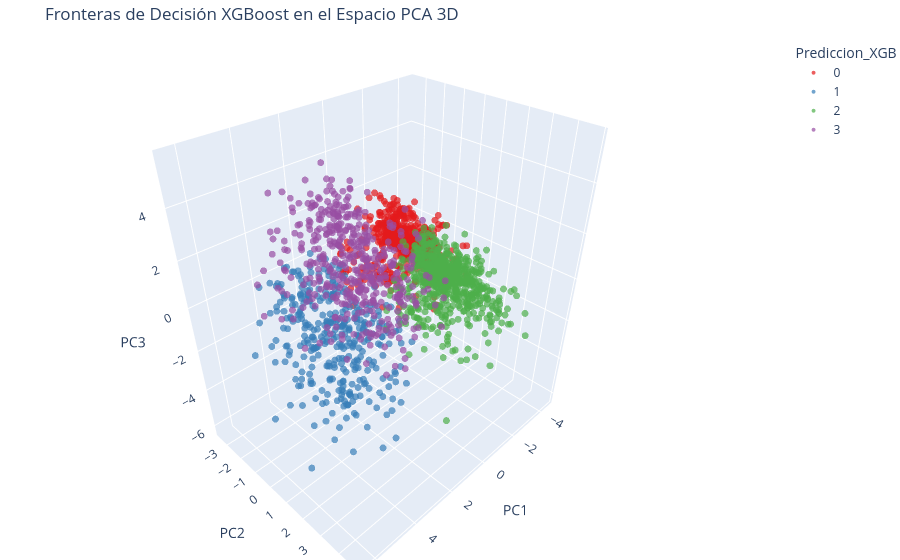

Notebook code for this chart:
### Code cell
# 5. Entrenar Clasificador XGBoost Alternativo
import xgboost as xgb
import joblib
from sklearn.metrics import classification_report, accuracy_score
# XGBoost requiere que las etiquetas comiencen en 0 y sean enteras.
# Nuestras etiquetas de K-Means ya son 0, 1, 2, 3.
xgb_model = xgb.XGBClassifier(use_label_encoder=False, eval_metric='mlogloss', random_state=42)
xgb_model.fit(X_train, y_train)
# Evaluar XGBoost
y_pred_xgb = xgb_model.predict(X_test)
print("=== REPORTE DE CLASIFICACIÓN XGBOOST ===")
print(f"Accuracy en Datos de Prueba: {accuracy_score(y_test, y_pred_xgb):.2%}\n")
print(classification_report(y_test, y_pred_xgb, target_names=[
    "C0: Primigestas Sanas",
    "C1: Riesgo Hipertensivo",
    "C2: Multiparas Sanas",
    "C3: Riesgo Metabólico"
]))
# Guardar el modelo alternativo
import os
# Determinar ruta dinámica por culpa del kernel de Jupyter
if os.path.exists('../models/20k/20k'):
    model_dir = '../models/20k/20k'
elif os.path.exists('clustering/models'):
    model_dir = 'clustering/models'
else:
    model_dir = 'models'
os.makedirs(model_dir, exist_ok=True)
model_path = os.path.join(model_dir, 'xgboost_model.pkl')
joblib.dump(xgb_model, model_path)
print(f"Modelo XGBoost guardado en '{model_path}'")
# 4. Visualización 3D Interactiva con Plotly para XGBoost
import plotly.express as px
df_plot_xgb = df_perfilado.copy()
df_plot_xgb['Prediccion_XGB'] = xgb_model.predict(df_cluster.drop(columns=['Cluster'])).astype(str)
df_plot_xgb['PC1'] = df_cluster['PC1']
df_plot_xgb['PC2'] = df_cluster['PC2']
df_plot_xgb['PC3'] = df_cluster['PC3']
fig_xgb = px.scatter_3d(
    df_plot_xgb,
    x='PC1',
    y='PC2',
    z='PC3',
    color='Prediccion_XGB',
    hover_data=['age_years', 'bmi_initial', 'mean_arterial_pressure', 'previous_pregnancies'],
    title="Fronteras de Decisión XGBoost en el Espacio PCA 3D",
    color_discrete_sequence=px.colors.qualitative.Set1,
    opacity=0.7
)
fig_xgb.update_traces(marker=dict(size=4))
fig_xgb.update_layout(margin=dict(l=0, r=0, b=0, t=40))
fig_xgb.show()

### Figure 1 — Plotly figure (JSON) as saved in the notebook; plotly's stock layout.template omitted (floating-point values rounded to 4 significant figures; data arrays with more than 128 entries replaced by an {"elided": "..."} marker saying what was removed)
{"data": [{"customdata": {"elided": "556x4 float values"}, "hovertemplate": "Prediccion_XGB=0<br>PC1=%{x}<br>PC2=%{y}<br>PC3=%{z}<br>age_years=%{customdata[0]}<br>bmi_initial=%{customdata[1]}<br>mean_arterial_pressure=%{customdata[2]}<br>previous_pregnancies=%{customdata[3]}<extra></extra>", "legendgroup": "0", "marker": {"color": "rgb(228,26,28)", "opacity": 0.7, "symbol": "circle", "size": 4}, "mode": "markers", "name": "0", "scene": "scene", "showlegend": true, "x": {"elided": "556 float values"}, "y": {"elided": "556 float values"}, "z": {"elided": "556 float values"}, "type": "scatter3d"}, {"customdata": {"elided": "353x4 float values"}, "hovertemplate": "Prediccion_XGB=1<br>PC1=%{x}<br>PC2=%{y}<br>PC3=%{z}<br>age_years=%{customdata[0]}<br>bmi_initial=%{customdata[1]}<br>mean_arterial_pressure=%{customdata[2]}<br>previous_pregnancies=%{customdata[3]}<extra></extra>", "legendgroup": "1", "marker": {"color": "rgb(55,126,184)", "opacity": 0.7, "symbol": "circle", "size": 4}, "mode": "markers", "name": "1", "scene": "scene", "showlegend": true, "x": {"elided": "353 float values"}, "y": {"elided": "353 float values"}, "z": {"elided": "353 float values"}, "type": "scatter3d"}, {"customdata": {"elided": "646x4 float values"}, "hovertemplate": "Prediccion_XGB=2<br>PC1=%{x}<br>PC2=%{y}<br>PC3=%{z}<br>age_years=%{customdata[0]}<br>bmi_initial=%{customdata[1]}<br>mean_arterial_pressure=%{customdata[2]}<br>previous_pregnancies=%{customdata[3]}<extra></extra>", "legendgroup": "2", "marker": {"color": "rgb(77,175,74)", "opacity": 0.7, "symbol": "circle", "size": 4}, "mode": "markers", "name": "2", "scene": "scene", "showlegend": true, "x": {"elided": "646 float values"}, "y": {"elided": "646 float values"}, "z": {"elided": "646 float values"}, "type": "scatter3d"}, {"customdata": {"elided": "445x4 float values"}, "hovertemplate": "Prediccion_XGB=3<br>PC1=%{x}<br>PC2=%{y}<br>PC3=%{z}<br>age_years=%{customdata[0]}<br>bmi_initial=%{customdata[1]}<br>mean_arterial_pressure=%{customdata[2]}<br>previous_pregnancies=%{customdata[3]}<extra></extra>", "legendgroup": "3", "marker": {"color": "rgb(152,78,163)", "opacity": 0.7, "symbol": "circle", "size": 4}, "mode": "markers", "name": "3", "scene": "scene", "showlegend": true, "x": {"elided": "445 float values"}, "y": {"elided": "445 float values"}, "z": {"elided": "445 float values"}, "type": "scatter3d"}], "layout": {"scene": {"domain": {"x": [0.0, 1.0], "y": [0.0, 1.0]}, "xaxis": {"title": {"text": "PC1"}}, "yaxis": {"title": {"text": "PC2"}}, "zaxis": {"title": {"text": "PC3"}}}, "legend": {"title": {"text": "Prediccion_XGB"}, "tracegroupgap": 0}, "title": {"text": "Fronteras de Decisión XGBoost en el Espacio PCA 3D"}, "margin": {"l": 0, "r": 0, "b": 0, "t": 40}}}
